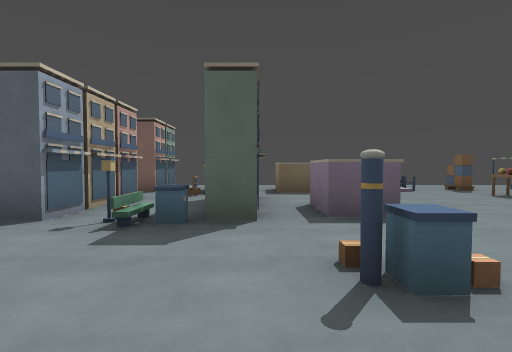
View 1 (above)

17 first-person views from a walk through a level from a Godot 3-D game. The camera is 1.4 m above the floor, tilts 2° down and sees 85° across. The floor is counted in squares, 2 m on a side. Each view is taken from the middle of a square. On the plan, view 1 faces up. The plan holds only what a view shows up to about 9 squares ahead; the rest is blank. The place goes on beyond the plan.

View 2
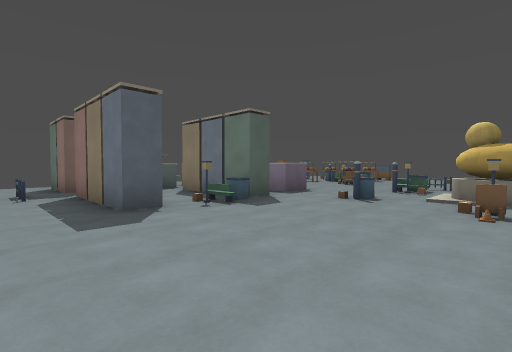

View 3
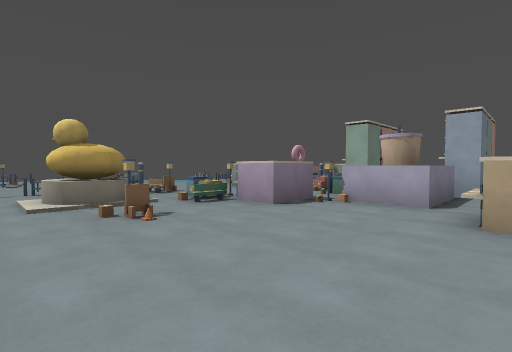

View 4
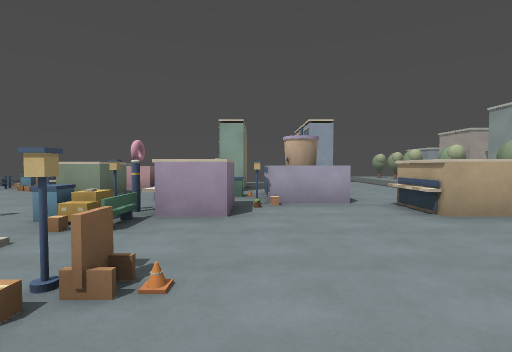

View 5
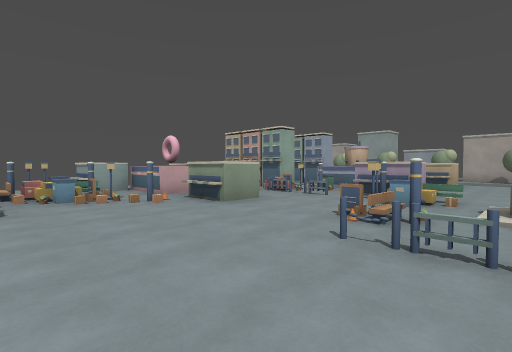

View 6
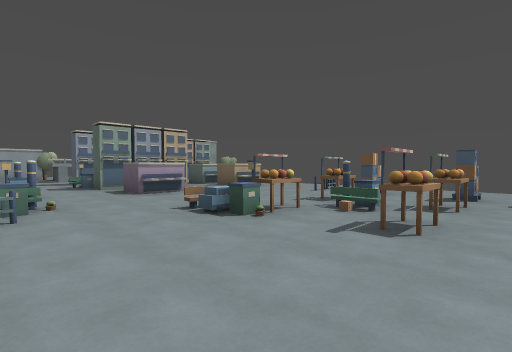

View 7
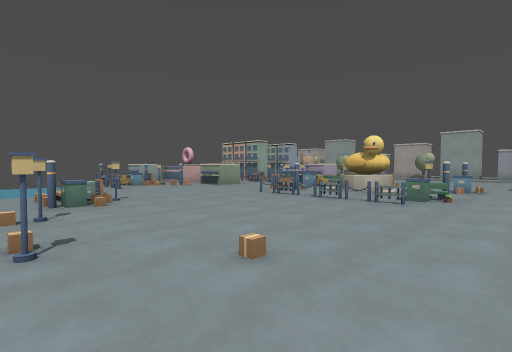

View 8
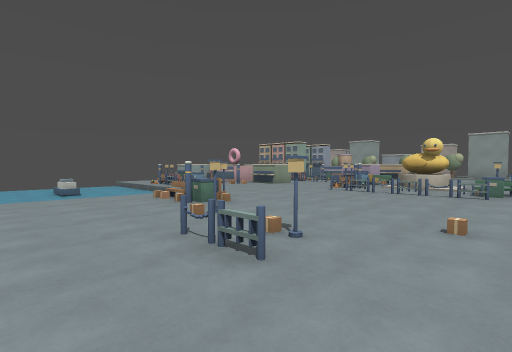

View 9
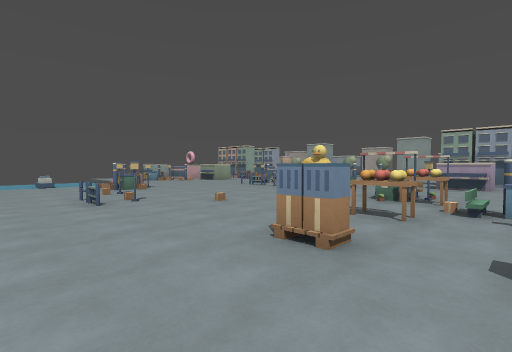

View 10
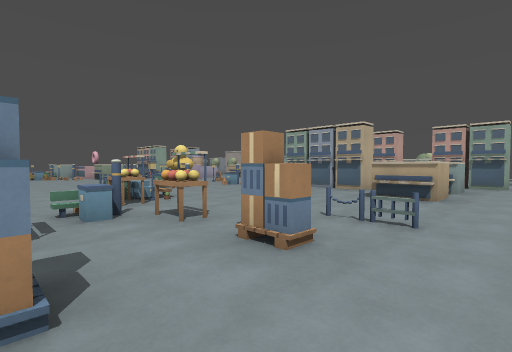

View 11
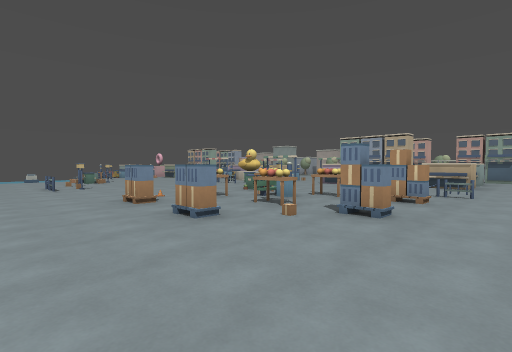

View 12
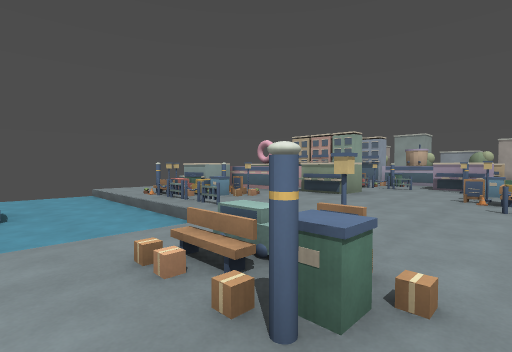

View 13
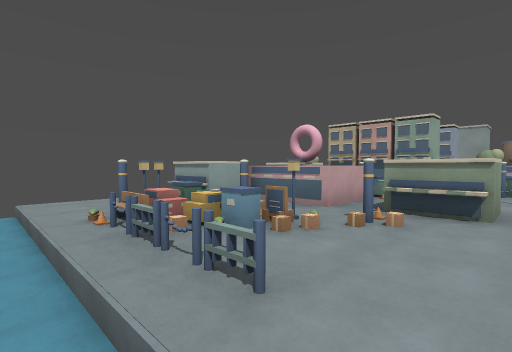

View 14
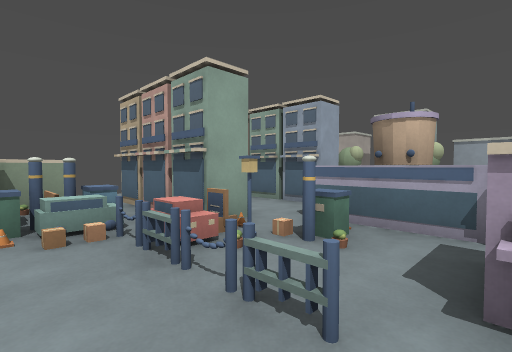

View 15
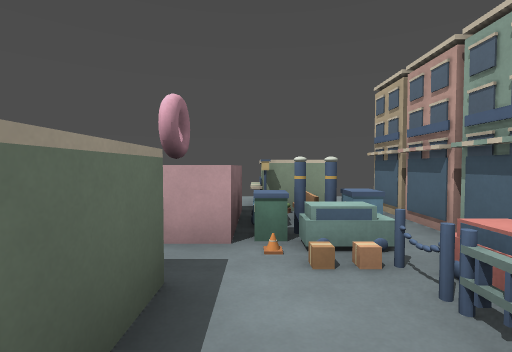

View 16
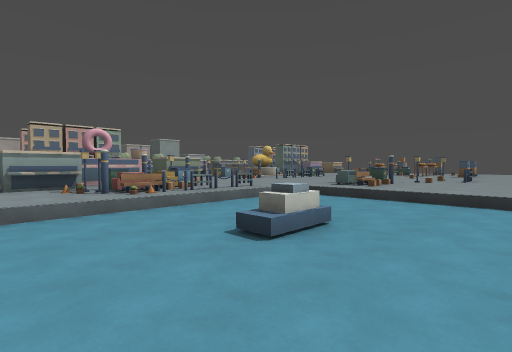

View 17
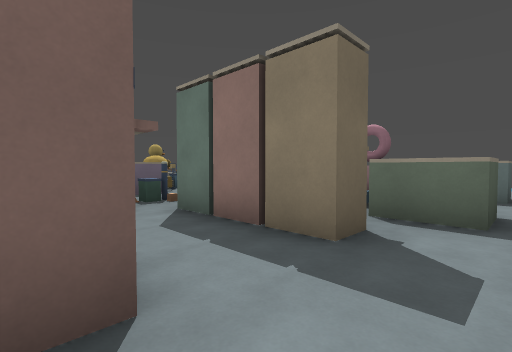

### Floor plan
Key: @ floor where view 1 was taken; # wall or solid block; x gap in a wall; . main floor; - floor 0.5 m lower than the main floor; / step, stairs or slope; = window, fence, low wall or low ledge; ^ raised ledge; B bin; P pole; T table; E bench; O other object.
Columns run from 5 left of view 1 to 12 right of it. Each row starts with its distance up from view 1.
 10     ..............
  9  .#......=........
  8 ..# #.#....#.#....
  7 .=# B.......P.....
  6 ..####.....TBT....
  5 ..######....E.....
  4 ..#PB###..OTBT....
  3 ...EB.P.P.E.......
  2 ......B.E.........
  1 ...... .PB........
  0 .....@.#.#.....P..
 -1 .....B.#.#....P...
 -2  ....P#.PE...PP...
 -3  #...#PBB....BB...
 -4  #.^P#P.P....=E...
 -5  ..#..=....../////
 -6 ..^^BP=.#.P.=-----
 -7 ..x..B=B.PB.x-----
 -8 ..#..#PP^POB=--/--
 -9   #..##P ^#PP--/--
-10   ....## ##P.-----
-11   ...........-----

Where each view was taken, in squares from view 1:
view 1: 0 up, 0 right, facing up
view 2: 1 down, 5 left, facing up-right
view 3: 1 up, 4 left, facing down-right
view 4: 1 up, 1 left, facing down
view 5: 1 down, 7 right, facing down-left
view 6: 1 up, 9 right, facing up-left
view 7: 3 up, 10 right, facing down-left
view 8: 2 up, 12 right, facing down-left
view 9: 6 up, 12 right, facing down-left
view 10: 10 up, 8 right, facing down-left
view 11: 10 up, 12 right, facing down-left
view 12: 2 down, 10 right, facing down-left
view 13: 5 down, 8 right, facing down-left
view 14: 4 down, 2 right, facing down-left
view 15: 5 down, 2 right, facing down
view 16: 11 down, 12 right, facing up-left
view 17: 11 down, 3 left, facing up-right
